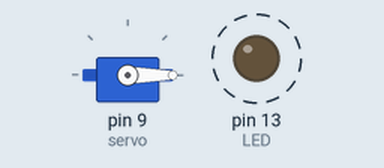
The sketch below on a simulated Arduino Uno, built with avr-gcc and run on an emulated ATmega328P. On the bench: servo, output pins drawn as LEDs (lit = HIGH). Dashed ring = blinking.

Above: at 0.05 s.
At 4.95 s:
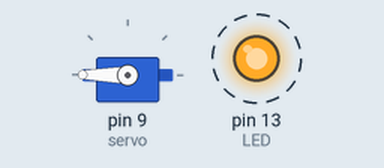
Timing chart, 0 to 7.0 s (numbered marks = the images above):
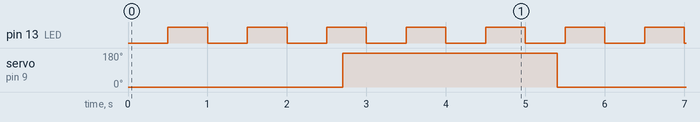

The sketch:

bar-saltos.ino
```cpp
// Fallo: salta de 0° a 180° y vuelve cada 2,7 s en lugar de barrer.
#include <Servo.h>

Servo servo;
const int LED = 13;

int angulo = 0;
int paso = 1;
unsigned long tServo = 0;
unsigned long tLed = 0;
bool encendido = false;

void setup() {
  pinMode(LED, OUTPUT);
  servo.attach(9);
  servo.write(angulo);
}

void loop() {
  unsigned long ahora = millis();
  if (ahora - tServo >= 2700) {
    tServo += 2700;
    angulo = 180 - angulo;
    servo.write(angulo);
  }
  if (ahora - tLed >= 500) {
    tLed += 500;
    encendido = !encendido;
    digitalWrite(LED, encendido ? HIGH : LOW);
  }
}
```

Measured:
- by itself, pin 13 (LED): alternates HIGH for 0.50 s and LOW for 0.50 s
- by itself, servo on pin 9 (servo): alternates 180° for 2.7 s and 0° for 2.7 s
